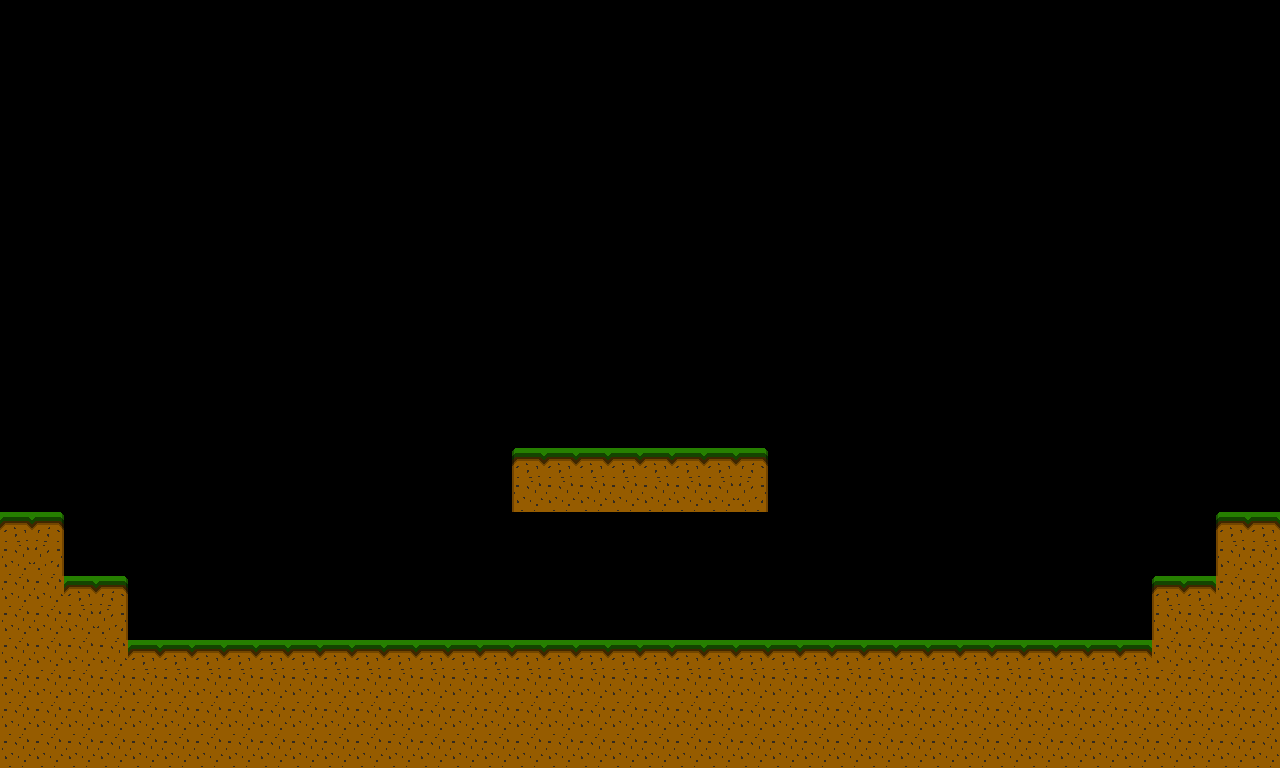

Tiled map render using the project's own tile images. Description and the whole map definition, tile-layer contents included, below:
An orthogonal 40x24 tile map with 32x32 px tiles, 1 tile layer (Tile Layer 1).

<map version="1.10" tiledversion="1.10.2" orientation="orthogonal" renderorder="right-down" width="40" height="24" tilewidth="32" tileheight="32" infinite="0" nextlayerid="2" nextobjectid="1">
 <tileset firstgid="1" source="grass and dirt.tsx" />
 <layer id="1" name="Tile Layer 1" width="40" height="24">
  <data encoding="csv">
0,0,0,0,0,0,0,0,0,0,0,0,0,0,0,0,0,0,0,0,0,0,0,0,0,0,0,0,0,0,0,0,0,0,0,0,0,0,0,0,
0,0,0,0,0,0,0,0,0,0,0,0,0,0,0,0,0,0,0,0,0,0,0,0,0,0,0,0,0,0,0,0,0,0,0,0,0,0,0,0,
0,0,0,0,0,0,0,0,0,0,0,0,0,0,0,0,0,0,0,0,0,0,0,0,0,0,0,0,0,0,0,0,0,0,0,0,0,0,0,0,
0,0,0,0,0,0,0,0,0,0,0,0,0,0,0,0,0,0,0,0,0,0,0,0,0,0,0,0,0,0,0,0,0,0,0,0,0,0,0,0,
0,0,0,0,0,0,0,0,0,0,0,0,0,0,0,0,0,0,0,0,0,0,0,0,0,0,0,0,0,0,0,0,0,0,0,0,0,0,0,0,
0,0,0,0,0,0,0,0,0,0,0,0,0,0,0,0,0,0,0,0,0,0,0,0,0,0,0,0,0,0,0,0,0,0,0,0,0,0,0,0,
0,0,0,0,0,0,0,0,0,0,0,0,0,0,0,0,0,0,0,0,0,0,0,0,0,0,0,0,0,0,0,0,0,0,0,0,0,0,0,0,
0,0,0,0,0,0,0,0,0,0,0,0,0,0,0,0,0,0,0,0,0,0,0,0,0,0,0,0,0,0,0,0,0,0,0,0,0,0,0,0,
0,0,0,0,0,0,0,0,0,0,0,0,0,0,0,0,0,0,0,0,0,0,0,0,0,0,0,0,0,0,0,0,0,0,0,0,0,0,0,0,
0,0,0,0,0,0,0,0,0,0,0,0,0,0,0,0,0,0,0,0,0,0,0,0,0,0,0,0,0,0,0,0,0,0,0,0,0,0,0,0,
0,0,0,0,0,0,0,0,0,0,0,0,0,0,0,0,0,0,0,0,0,0,0,0,0,0,0,0,0,0,0,0,0,0,0,0,0,0,0,0,
0,0,0,0,0,0,0,0,0,0,0,0,0,0,0,0,0,0,0,0,0,0,0,0,0,0,0,0,0,0,0,0,0,0,0,0,0,0,0,0,
0,0,0,0,0,0,0,0,0,0,0,0,0,0,0,0,0,0,0,0,0,0,0,0,0,0,0,0,0,0,0,0,0,0,0,0,0,0,0,0,
0,0,0,0,0,0,0,0,0,0,0,0,0,0,0,0,0,0,0,0,0,0,0,0,0,0,0,0,0,0,0,0,0,0,0,0,0,0,0,0,
0,0,0,0,0,0,0,0,0,0,0,0,0,0,0,0,5,1,1,1,1,1,1,2,0,0,0,0,0,0,0,0,0,0,0,0,0,0,0,0,
0,0,0,0,0,0,0,0,0,0,0,0,0,0,0,0,4,3,3,3,3,3,3,8,0,0,0,0,0,0,0,0,0,0,0,0,0,0,0,0,
1,2,0,0,0,0,0,0,0,0,0,0,0,0,0,0,0,0,0,0,0,0,0,0,0,0,0,0,0,0,0,0,0,0,0,0,0,0,5,1,
3,8,0,0,0,0,0,0,0,0,0,0,0,0,0,0,0,0,0,0,0,0,0,0,0,0,0,0,0,0,0,0,0,0,0,0,0,0,4,3,
3,3,1,2,0,0,0,0,0,0,0,0,0,0,0,0,0,0,0,0,0,0,0,0,0,0,0,0,0,0,0,0,0,0,0,0,5,1,3,3,
3,3,3,8,0,0,0,0,0,0,0,0,0,0,0,0,0,0,0,0,0,0,0,0,0,0,0,0,0,0,0,0,0,0,0,0,4,3,3,3,
3,3,3,3,1,1,1,1,1,1,1,1,1,1,1,1,1,1,1,1,1,1,1,1,1,1,1,1,1,1,1,1,1,1,1,1,3,3,3,3,
3,3,3,3,3,3,3,3,3,3,3,3,3,3,3,3,3,3,3,3,3,3,3,3,3,3,3,3,3,3,3,3,3,3,3,3,3,3,3,3,
3,3,3,3,3,3,3,3,3,3,3,3,3,3,3,3,3,3,3,3,3,3,3,3,3,3,3,3,3,3,3,3,3,3,3,3,3,3,3,3,
3,3,3,3,3,3,3,3,3,3,3,3,3,3,3,3,3,3,3,3,3,3,3,3,3,3,3,3,3,3,3,3,3,3,3,3,3,3,3,3
</data>
 </layer>
</map>